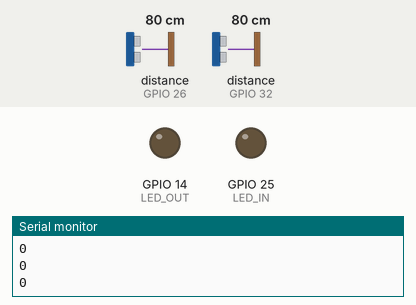
The sketch below on a simulated ESP32. Shown: output pins drawn as LEDs (lit = HIGH), the last lines printed to the serial monitor. Wiring (inferred from the names in the program): 2 × ultrasonic range finder: trigger GPIO 27, echo GPIO 26 / trigger GPIO 33, echo GPIO 32. The inputs (shaded band) are chosen by the test bench; at power-on: distance to the obstacle (sensors on GPIO 26, GPIO 32) 80 cm. The echo pulse lasts 58.3 µs per cm; pins used as bus, display or sensor lines are not drawn.

Above: at 1.2 s.
1.3 s: distance to the obstacle (sensor on GPIO 26) set to 33 cm
2.8 s: distance to the obstacle (sensor on GPIO 26) set to 27 cm
At 3.7 s:
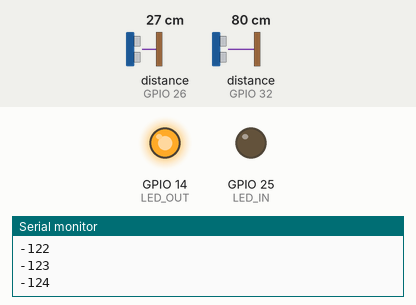
4.3 s: distance to the obstacle (sensor on GPIO 32) set to 34 cm
5.8 s: distance to the obstacle (sensor on GPIO 32) set to 29 cm
At 7.0 s:
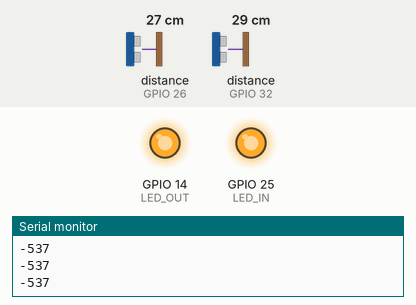
7.3 s: distance to the obstacle (sensor on GPIO 26) set to 35 cm
At 8.1 s:
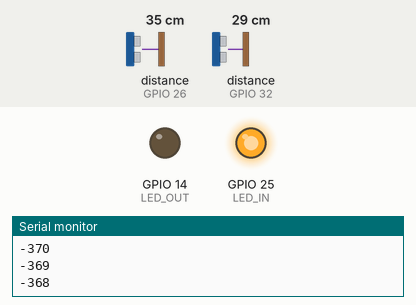
8.8 s: distance to the obstacle (sensor on GPIO 26) set to 2 cm
At 9.2 s:
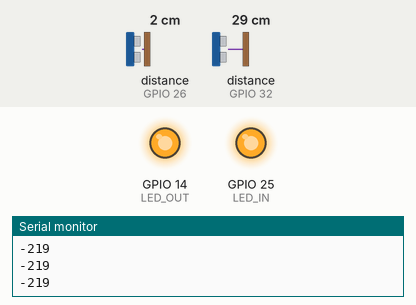
Timing chart, 0 to 11.3 s (numbered marks = the images above; inputs shaded):
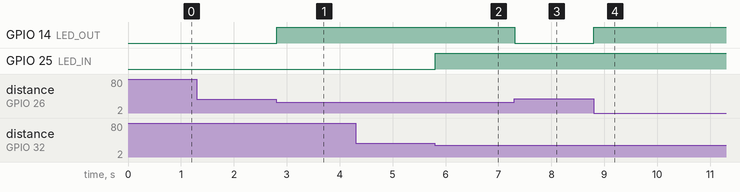

Measured:
- the behaviour switches between 31 and 30 cm on distance to the obstacle (sensor on GPIO 26) (found by bisection; images 0 and 1)
- the behaviour switches between 31 and 30 cm on distance to the obstacle (sensor on GPIO 32) (found by bisection; images 1 and 2)
- after the input at 2.8 s, GPIO 14 (LED_OUT): LOW → HIGH at once
- after the input at 5.8 s, GPIO 25 (LED_IN): LOW → HIGH at once
- after the input at 7.3 s, GPIO 14 (LED_OUT): HIGH → LOW at once
- after the input at 8.8 s, GPIO 14 (LED_OUT): LOW → HIGH at once

The sketch:

two_ultrasonics.ino
```cpp
#define TRIG1 33
#define ECHO1 32
#define LED_IN 25

#define TRIG2 27
#define ECHO2 26
#define LED_OUT 14

float distance1, distance2;
int headcounter = 0;

void setup() {
  // put your setup code here, to run once:
  pinMode(TRIG1, OUTPUT);
  pinMode(TRIG2, OUTPUT);
  pinMode(ECHO1, INPUT);
  pinMode(ECHO2, INPUT);
  pinMode(LED_IN, OUTPUT);
  pinMode(LED_OUT, OUTPUT);

  Serial.begin(115200);
}

float read_ultrasonic1(){
  digitalWrite(TRIG1, LOW);
  delayMicroseconds(2);
  digitalWrite(TRIG1, HIGH);
  delayMicroseconds(2);
  digitalWrite(TRIG1, LOW);

  float duration1 = pulseIn(ECHO1, HIGH);
  float distance1 = 0.0343 * (duration1/2);

  if(distance1 < 30){
    digitalWrite(LED_IN, HIGH);
    headcounter += 1;
  } else{
    digitalWrite(LED_IN, LOW);
  }

  return distance1;
}

float read_ultrasonic2(){
  digitalWrite(TRIG2,LOW);
  delayMicroseconds(2);
  digitalWrite(TRIG2,HIGH);
  delayMicroseconds(2);
  digitalWrite(TRIG2,LOW);

  float duration2 = pulseIn(ECHO2,HIGH);
  float distance2 = 0.0343 * (duration2/2);

  if(distance2 < 30){
    digitalWrite(LED_OUT, HIGH);
    headcounter -= 1;
  } else{
    digitalWrite(LED_OUT, LOW);
  }

  return distance2;
}

void loop() {
  distance1 = read_ultrasonic1();
  // Serial.print("Sensor 1 : ");
  // Serial.println(distance1);

  delayMicroseconds(2);

  distance2 = read_ultrasonic2();
  // Serial.print("Sensor 2 : ");
  // Serial.println(distance2);

  Serial.println(headcounter);
}
```
